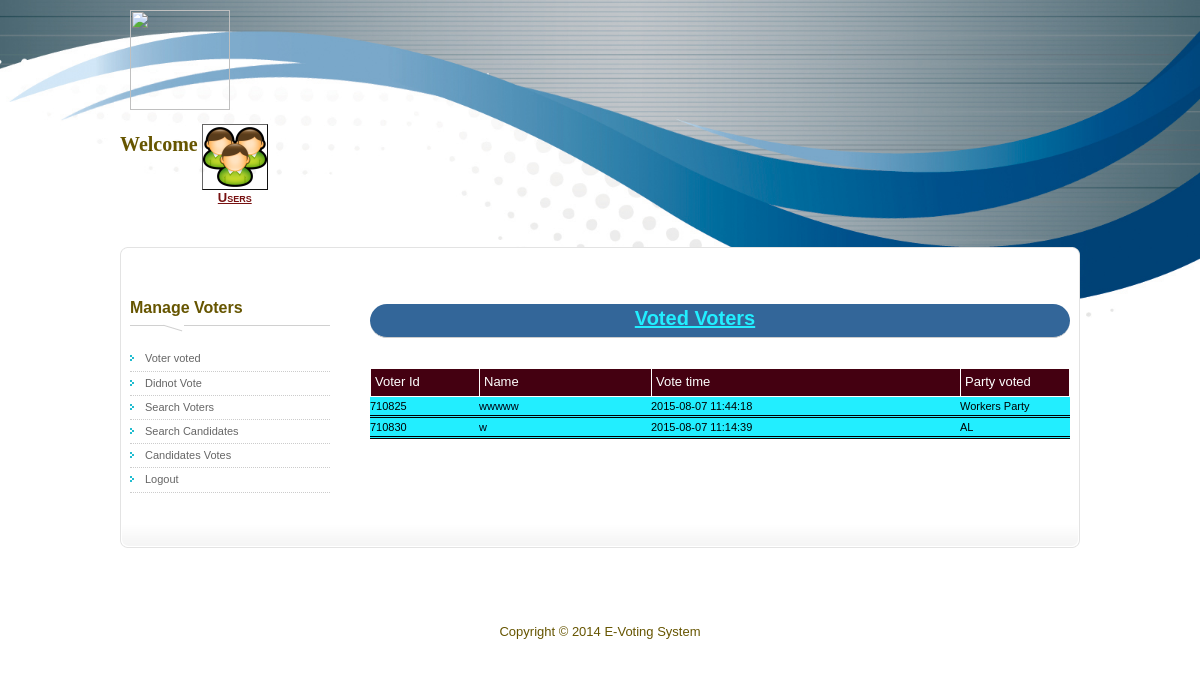
/admin/whovoted.php, run on the app's committed database.
### tables this page shows
CREATE TABLE IF NOT EXISTS `voted` (
  `voter_id` int(200) NOT NULL,
  `votedornot` int(11) NOT NULL DEFAULT '0',
  `time` timestamp NOT NULL DEFAULT CURRENT_TIMESTAMP ON UPDATE CURRENT_TIMESTAMP,
  `party` varchar(25) NOT NULL
);

CREATE TABLE IF NOT EXISTS `voter` (
  `firstname` varchar(25) NOT NULL,
  `lastname` varchar(25) NOT NULL,
  `sex` varchar(7) NOT NULL,
  `age` varchar(5) NOT NULL,
  `address` varchar(25) NOT NULL,
  `region` varchar(25) NOT NULL,
  `phone` varchar(18) NOT NULL,
  `email` varchar(100) NOT NULL,
  `occupation` varchar(20) NOT NULL,
  `username` varchar(25) NOT NULL,
  `voter_id` int(100) NOT NULL
);

### admin/whovoted.php (the view, shortened to what this page needs)
<?php
	$msg = "";
	$displayTitle = "";
	$displayContent = "";
				$sqlSelUsers = mysql_query("select v.voter_id,v.party,v.time,v.votedornot,e.firstname from voted v, voter e where v.voter_id=e.voter_id ") or die(mysql_error());
				if(mysql_num_rows($sqlSelUsers) >= 1){
					$displayTitle .= '<table cellpadding="0" cellspacing="0" border="0" class="margintop_3">
									<tr style="background-color: #401; color: white;">
									<td class="border border_ts border_bs border_ls col_1">Voter Id</td>
									<td class="border border_ts border_bs border_ls col_03">Name</td>
									<td class="border border_ts border_bs border_ls col_4">Vote time</td>
									<td class="border border_ts border_bs border_ls border_rs col_1">Party voted</td></tr>';
					while($getRowUser = mysql_fetch_array($sqlSelUsers)){
						$voteornot=$getRowUser["votedornot"];
					if($voteornot==1){
						$userID = $getRowUser["voter_id"];
						$party = $getRowUser["party"];
						$name=$getRowUser["firstname"];
						$votetime = $getRowUser["time"];
						$displayContent .= '<tr style="background-color: #2ef; color: black;">
						<td style="font-size: 11px; border-bottom-style: double;">'.$userID.'</td>
						<td style="font-size: 11px; border-bottom-style: double;"><a href="whovoted.php?userid='.$userID.'" style="color: #001;">'.$name.'</a></td>
						<td style="font-size: 11px; border-bottom-style: double;">'.$votetime.'</td>
						<td style="font-size: 11px; border-bottom-style: double;">'.$party.'</td></tr>';
						}
					}
					$displayContent .= '</table>';
				}else
					$msg = "No record found!";
?>
<!DOCTYPE html PUBLIC "-//W3C//DTD XHTML 1.0 Transitional//EN" "http://www.w3.org/TR/xhtml1/DTD/xhtml1-transitional.dtd">
<html xmlns="http://www.w3.org/1999/xhtml">
<head>
<link href="css/styles.css" rel="stylesheet" type="text/css" />
</head>
<body id="adminpage">
<div id="main_wrapper">
    <div id="main_header">
        <img style="margin: 10px;" id = "photo" width ='100' height = '100' src="<?php echo $_SESSION["photo"];?>" />
        <br>
        <div id="admin_name"><h1>Welcome <?php echo $_SESSION["name"]; ?></h1></div>
        <br>
    </div>
	<div id="main_menu" class="menu_sel">
		<ul id="menu_icons">
			<li><a href="regionalofficerpage.php"><img src="images/User-Group-icon.png" /><p class="selected">Users</p></a></li>
		</ul>
	</div>
	<div class="cleaner h40"></div>
	<div id="main_top"></div>
	<div id="main_con">
		<?php if($_SESSION['user']=="Administrator")
		 			require_once('includes/left_nav.php');
				else
					require_once('includes/leftnavreg.php') ?>
		<div id="content">
			<h2>Voted Voters <span style="color: #a11; font-size: 13px; margin-left: 50px;"><?php echo $msg; ?></span></h2>
			<?php echo $displayTitle; ?>
			<?php echo $displayContent; ?>
		</div>
	</div>
	<div id="main_footer">
		<div class="cleaner h40"></div>
		<center>
			 Copyright &copy; 2014 E-Voting System
		</center>
	</div>
</div>
</body>
</html>

### admin/css/styles.css (style rules this page uses)
body { margin: 0; padding: 0; color: #650; font-family: Tahoma, Geneva, sans-serif; font-size: 13px; line-height: 1.4em; background-color: #f7f7f7; background-repeat: repeat-x; background-position: top; }
a, a:link, a:visited { color: #666; font-weight: normal; text-decoration: none }
p { margin: 0 0 10px 0; padding: 0; color:red; }
img { border: none; }
#adminpage { background-image: url("../images/Abstract-Blue-Lines-PPT-Slide.jpg"); background-repeat: no-repeat; background-size: cover ; }
#main_wrapper { width: 960px; padding: 0 10px; margin: 0 auto; }
#main_header { width: 960px; height: 40px; }
#main_menu { width: 160px; height: 95px; }
.menu_sel ul li a p.selected , .menu_sel ul li a:hover { color: #711; text-decoration: underline; }
#main_top { width: 960px; height: 12px; background: url(../images/main_top.png) no-repeat top; }
#main_con { width: 960px; background: url(../images/main_middle.png) repeat-y; }
#admin_name { float: left; margin-top: 15px; margin-bottom: 15px; }
#admin_name h1 { margin: 0; padding: 0; font-family: Georgia, "Times New Roman", Times, serif; font-size:20px; }
#menu_icons { padding: 0; margin: 0; list-style: none; }
#menu_icons li { float: left; display: block; margin-left: 5px; margin-top: 5px; }
#menu_icons li img { outline: outset 1.5px; }
#menu_icons li p { margin: 0; padding: 0; text-align: center; font-variant: small-caps; font-weight: bold; }
.cleaner { clear: both; }
.h40 { height: 40px }
#content { float: right; width: 700px; padding: 20px 10px 20px; }
#content h2 { font-size: 20px; padding-bottom: 10px; border-bottom: 1px solid #ccc; margin-bottom: 20px; margin-top: 25px; background-color: #336699; color: #22eeff; border-radius: 100px; text-align: center; padding-top: 5px; text-decoration: underline; }
#main_footer { width: 940px; padding: 60px 10px 20px; background: url(../images/main_bottom.png) top no-repeat; }
.col_1 { width: 100px; }
.col_4 { width: 300px; }
.border { border-width: 1px; padding: 4px; }
.border_ls { border-left-style: solid; }
.border_rs { border-right-style: solid; }
.border_ts { border-top-style: solid; }
.border_bs { border-bottom-style: solid; }
.margintop_3 { margin-top: 30px; }
table { width: 100%; }

### data on the page
voted: voter_id "710825", voter.firstname "wwwww", time "2015-08-07 11:44:18", party "Workers Party"
voted: voter_id "710830", voter.firstname "w", time "2015-08-07 11:14:39", party "AL"
